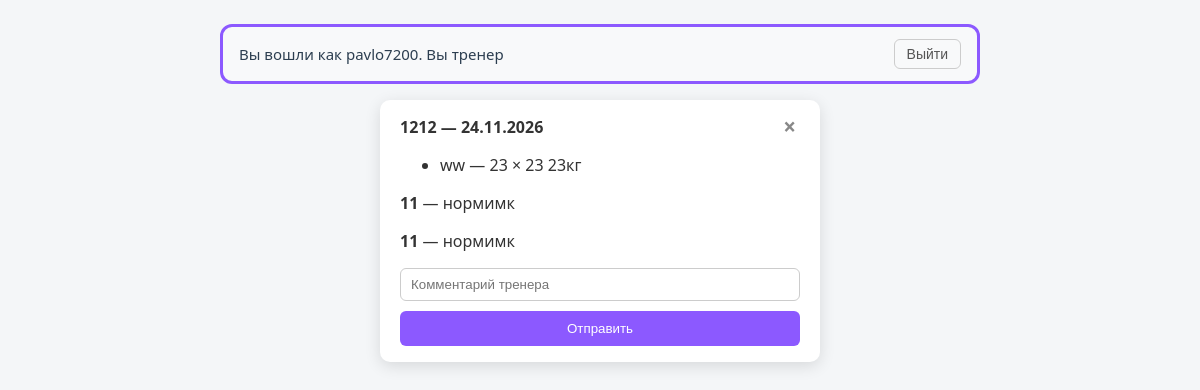
Screenshot of /train/6 (signed in) with the database file from the repository.
### models.py (models this page shows, shortened)
class User(UserMixin, db.Model):  # создает нашего пользователя с характеристиками
    id = db.Column(db.Integer, primary_key=True)
    username = db.Column(db.String(50), unique=True)
    password_hash = db.Column(db.String(200))
    role = db.Column(db.String(20), default="client")  # разделение доступа

class Train(db.Model):  # тренировка = событие в календаре
    id = db.Column(db.Integer, primary_key=True)
    year = db.Column(db.Integer, nullable=False)
    month = db.Column(db.Integer, nullable=False)
    day = db.Column(db.Integer, nullable=False)
    time = db.Column(db.String(5), nullable=False)
    title = db.Column(db.String(100), nullable=False)
    user_id = db.Column(db.Integer, db.ForeignKey("user.id"))  # кто создал (клиент)
    exercises = db.relationship("TrainList", backref="train",
                                cascade="all, delete-orphan")  # при удалении тренировки удалятся упражнения
    comments = db.relationship("Comment", backref="train",
                               cascade="all, delete-orphan")  # и комментарии тоже

class TrainList(db.Model):  # упражнения конкретной тренировки
    id = db.Column(db.Integer, primary_key=True)
    name_of_exercise = db.Column(db.String(100), nullable=False)
    sets = db.Column(db.Integer, nullable=False)  # подходы
    reps = db.Column(db.Integer, nullable=False)  # повторения
    kg = db.Column(db.Integer, nullable=False)  # вес
    train_id = db.Column(db.Integer, db.ForeignKey("train.id"), nullable=False)  # к какой тренировке относится
    user_id = db.Column(db.Integer, db.ForeignKey("user.id"))  # чья тренировка

class Comment(db.Model):  # комментарий тренера к тренировке
    id = db.Column(db.Integer, primary_key=True)
    train_id = db.Column(db.Integer, db.ForeignKey("train.id"), nullable=False)
    author_id = db.Column(db.Integer, db.ForeignKey("user.id"), nullable=False)
    text = db.Column(db.Text, nullable=False)
    created_at = db.Column(db.DateTime, default=datetime.now)
    author = db.relationship("User", backref="comments")  # чтобы выводить имя автора

### routes.py (the view)
@app.route("/train/<int:train_id>")
@login_required
def train_page(train_id):  # страница конкретной тренировки
    train = db.session.get(Train, train_id)
    if not train:
        return "Тренировка не найдена", 404
    if current_user.role != "trainer" and train.user_id != current_user.id:
        return "Нет доступа к этой тренировке", 403
    exercises = db.session.scalars(
        db.select(TrainList).filter_by(train_id=train.id).order_by(TrainList.id)
    ).all()
    comments = db.session.scalars(
        db.select(Comment).filter_by(train_id=train.id).order_by(Comment.created_at)
    ).all()
    return render_template(
        "training_list.html",
        train=train,
        exercises=exercises,
        comments=comments,
        is_owner=(train.user_id == current_user.id),
        is_trainer=(current_user.role == "trainer"),
    )

### models.py (called while the page is built)
@login_manager.user_loader
def load_user(user_id):  # позволяет совершать быстрый вход
    return db.session.get(User, int(user_id))

### templates/training_list.html (shortened to what this page needs)
{% extends "base.html" %}
{% block content %}
<div class="panel">
    <div class="panel-head">
        <span>{{ train.title }} — {{ "%02d"|format(train.day) }}.{{ "%02d"|format(train.month) }}.{{ train.year }}</span>
        <a class="panel-close"
           href="{{ url_for('index', year=train.year, month=train.month) }}"
           title="Закрыть">&times;</a>
    </div>
    {% if exercises %}
    <ul class="task-list">
        {% for ex in exercises %}
        <li>{{ ex.name_of_exercise }} — {{ ex.sets }} × {{ ex.reps }} {{ ex.kg }}кг
        </li>
        {% endfor %}
    </ul>
    {% else %}
    <p class="empty-note">Пока нет упражнений — добавь первое.</p>
    {% endif %}
    {% if not (is_owner and is_trainer) %}
    <div class="comments">
        {% for c in comments %}
        <p class="comment"><b>{{ c.author.username }}</b> — {{ c.text }}</p>
        {% else %}
        <p class="empty-note">Комментариев пока нет.</p>
        {% endfor %}
    </div>
    {% endif %}
    {% if is_trainer and not is_owner %}
    <form action="{{ url_for('add_comment') }}" method="post" class="add-form">
        <input type="text" name="text" placeholder="Комментарий тренера" maxlength="500" required>
        <button type="submit">Отправить</button>
    </form>
    {% endif %}
</div>
{% endblock %}

### templates/base.html (shortened to what this page needs)
<!doctype html>
<html lang="ru">
<head>
    <link rel="stylesheet" href="{{ url_for('static', filename='style.css') }}">
</head>
<body>
<div class="container">
    {% if current_user.is_authenticated %}
    <header class="top-bar">
        <p>Вы вошли как {{ current_user.username }}. Вы
            {% if current_user.role=='trainer' %}
            тренер
            {% else %}
            клиент
            {% endif %}</p>
        <form method="post" action="{{ url_for('logout') }}">
            <button>Выйти</button>
        </form>
    </header>
    {% endif %}
    {% block content %}
    {% endblock %}
</div>
</body>
</html>

### static/style.css (style rules this page uses)
body { font-family: "Segoe UI", Arial, sans-serif; background: #f4f6f8; margin: 0; padding: 24px; color: #333; }
.container { max-width: 760px; margin: 0 auto; }
.top-bar { display: flex; justify-content: space-between; align-items: center; padding: 12px 16px; background-color: #f8f9fa; border: 3px solid #8C59FF; border-radius: 12px; color: #2c3e50; font-size: 15px; }
.top-bar p { margin: 0; font-weight: 500; }
.top-bar button { background: none; border: 1px solid #ccc; padding: 6px 12px; border-radius: 6px; cursor: pointer; font-size: 14px; color: #555; }
.panel { max-width: 400px; margin: 16px auto; background: #fff; border-radius: 10px; padding: 16px 20px; box-shadow: 0 4px 16px rgba(0, 0, 0, 0.12); }
.panel-head { display: flex; justify-content: space-between; align-items: center; margin-bottom: 14px; font-weight: 600; }
.panel-close { text-decoration: none; color: #888; font-size: 1.4em; line-height: 1; padding: 0 4px; }
.add-form input { width: 100%; padding: 8px 10px; border: 1px solid #ccc; border-radius: 6px; margin-bottom: 10px; box-sizing: border-box; }
.add-form button { width: 100%; padding: 10px; background: #8C59FF; color: #fff; border: none; border-radius: 6px; cursor: pointer; }

### rows the page displays
User: username "pavlo7200"
Train: title "1212", day "24", month "11", year "2026"
TrainList: name_of_exercise "ww", sets "23", reps "23", kg "23"
Comment: author.username "11", text "нормимк"
Comment: author.username "11", text "нормимк"
